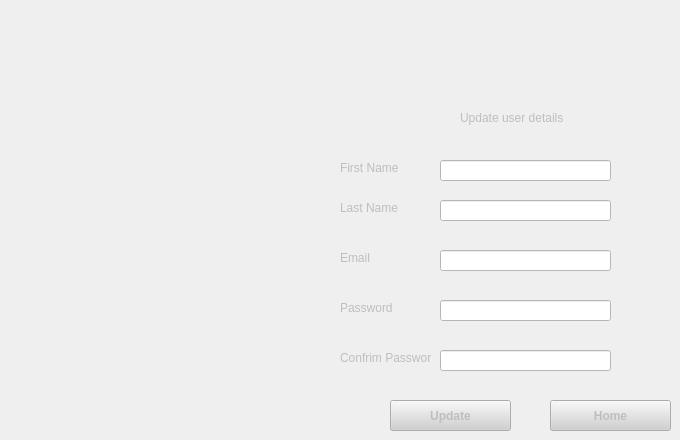
    <widget class="QWidget" name="tab_7">
     <property name="enabled">
      <bool>false</bool>
     </property>
     <attribute name="title">
      <string>Page</string>
     </attribute>
     <widget class="QLabel" name="label_22">
      <property name="geometry">
       <rect>
        <x>340</x>
        <y>300</y>
        <width>61</width>
        <height>16</height>
       </rect>
      </property>
      <property name="text">
       <string>Password</string>
      </property>
     </widget>
     <widget class="QLineEdit" name="lineEdit_15">
      <property name="geometry">
       <rect>
        <x>440</x>
        <y>350</y>
        <width>171</width>
        <height>21</height>
       </rect>
      </property>
      <property name="styleSheet">
       <string notr="true">background-color: rgb(255, 255, 255);</string>
      </property>
      <property name="echoMode">
       <enum>QLineEdit::Password</enum>
      </property>
     </widget>
     <widget class="QLineEdit" name="lineEdit_14">
      <property name="geometry">
       <rect>
        <x>440</x>
        <y>250</y>
        <width>171</width>
        <height>21</height>
       </rect>
      </property>
      <property name="styleSheet">
       <string notr="true">background-color: rgb(255, 255, 255);</string>
      </property>
     </widget>
     <widget class="QLabel" name="label_20">
      <property name="geometry">
       <rect>
        <x>340</x>
        <y>160</y>
        <width>61</width>
        <height>16</height>
       </rect>
      </property>
      <property name="text">
       <string>First Name</string>
      </property>
     </widget>
     <widget class="QLabel" name="label_23">
      <property name="geometry">
       <rect>
        <x>340</x>
        <y>250</y>
        <width>61</width>
        <height>16</height>
       </rect>
      </property>
      <property name="text">
       <string>Email</string>
      </property>
     </widget>
     <widget class="QLineEdit" name="lineEdit_16">
      <property name="geometry">
       <rect>
        <x>440</x>
        <y>300</y>
        <width>171</width>
        <height>21</height>
       </rect>
      </property>
      <property name="styleSheet">
       <string notr="true">background-color: rgb(255, 255, 255);</string>
      </property>
      <property name="echoMode">
       <enum>QLineEdit::Password</enum>
      </property>
     </widget>
     <widget class="QLabel" name="label_21">
      <property name="geometry">
       <rect>
        <x>340</x>
        <y>350</y>
        <width>91</width>
        <height>16</height>
       </rect>
      </property>
      <property name="text">
       <string>Confrim Password</string>
      </property>
     </widget>
     <widget class="QPushButton" name="pushButton_12">
      <property name="geometry">
       <rect>
        <x>390</x>
        <y>400</y>
        <width>121</width>
        <height>31</height>
       </rect>
      </property>
      <property name="font">
       <font>
        <weight>75</weight>
        <bold>true</bold>
       </font>
      </property>
      <property name="styleSheet">
       <string notr="true">background-color: rgb(208, 208, 208);</string>
      </property>
      <property name="text">
       <string>Update</string>
      </property>
     </widget>
     <widget class="QLineEdit" name="lineEdit_13">
      <property name="geometry">
       <rect>
        <x>440</x>
        <y>160</y>
        <width>171</width>
        <height>21</height>
       </rect>
      </property>
      <property name="styleSheet">
       <string notr="true">background-color: rgb(255, 255, 255);</string>
      </property>
     </widget>
     <widget class="QLabel" name="label_35">
      <property name="geometry">
       <rect>
        <x>340</x>
        <y>200</y>
        <width>61</width>
        <height>16</height>
       </rect>
      </property>
      <property name="text">
       <string>Last Name</string>
      </property>
     </widget>
     <widget class="QLineEdit" name="lineEdit_19">
      <property name="geometry">
       <rect>
        <x>440</x>
        <y>200</y>
        <width>171</width>
        <height>21</height>
       </rect>
      </property>
      <property name="styleSheet">
       <string notr="true">background-color: rgb(255, 255, 255);</string>
      </property>
     </widget>
     <widget class="QLabel" name="label_37">
      <property name="geometry">
       <rect>
        <x>460</x>
        <y>110</y>
        <width>111</width>
        <height>16</height>
       </rect>
      </property>
      <property name="text">
       <string>Update user details</string>
      </property>
     </widget>
     <widget class="QPushButton" name="pushButton_18">
      <property name="geometry">
       <rect>
        <x>550</x>
        <y>400</y>
        <width>121</width>
        <height>31</height>
       </rect>
      </property>
      <property name="font">
       <font>
        <weight>75</weight>
        <bold>true</bold>
       </font>
      </property>
      <property name="styleSheet">
       <string notr="true">background-color: rgb(208, 208, 208);</string>
      </property>
      <property name="text">
       <string>Home</string>
      </property>
     </widget>
    </widget>
